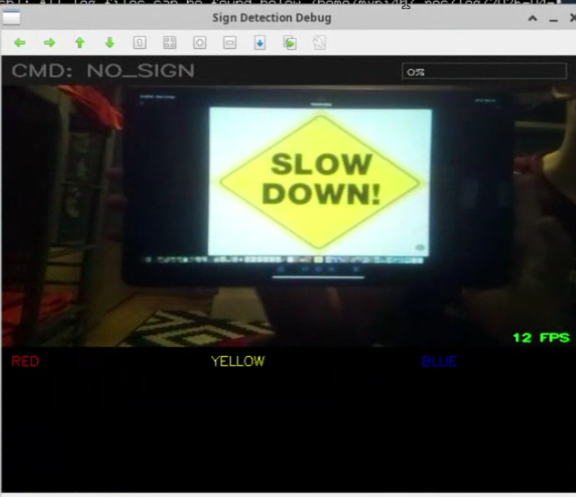
#> input picture src/perception/perception/nodes/SlowDown.png, 576 x 497 px, given in place of the camera
$ python test_sign_detection.py
#> lines starting #> are read from the running program, lines starting #| are printed output that depends on the picture; after the words box and inside, x2 and y2 are one past the last pixel; in counts of white or black regions, pixels touching at a corner belong together
import cv2
import numpy as np

# ═══════════════════════════════════════════════════════════
#  HSV Color Ranges - Adjust these if your room lighting varies
# ═══════════════════════════════════════════════════════════
RED_RANGES = [
    (np.array([0, 130, 110]), np.array([10, 255, 255])),
    (np.array([170, 120, 100]), np.array([180, 255, 255]))
]

def verify_hexagon_angles(approx):
    """Verify hexagonal/octagonal shape by checking internal angles"""
    if len(approx) < 6:
        return False

    angles = []
    for i in range(len(approx)):
        p1 = approx[i-1][0]
        p2 = approx[i][0]
        p3 = approx[(i+1) % len(approx)][0]

        v1 = p1 - p2
        v2 = p3 - p2

        norm_prod = (np.linalg.norm(v1) * np.linalg.norm(v2))
        if norm_prod == 0: continue

        cos_angle = np.dot(v1, v2) / (norm_prod + 1e-6)
        cos_angle = np.clip(cos_angle, -1.0, 1.0)
        angle = np.degrees(np.arccos(cos_angle))
        angles.append(angle)

    if not angles: return False

    angle_std = np.std(angles)
    angle_mean = np.mean(angles)

    # Octagon angles are typically ~135°, Hexagons ~120°.
    # We use a threshold to separate these from random noise.
    return angle_std < 25 and 100 < angle_mean < 145

def find_red_sign(frame):
    hsv = cv2.cvtColor(frame, cv2.COLOR_BGR2HSV)

    # Create Red Mask
    mask = np.zeros(hsv.shape[:2], dtype=np.uint8)
    for lo, hi in RED_RANGES:
        mask = cv2.bitwise_or(mask, cv2.inRange(hsv, lo, hi))

    # Morphological cleaning (Open then Close)
    kernel = np.ones((5, 5), np.uint8)
    mask = cv2.morphologyEx(mask, cv2.MORPH_OPEN, kernel)
    mask = cv2.morphologyEx(mask, cv2.MORPH_CLOSE, kernel)

    contours, _ = cv2.findContours(mask, cv2.RETR_EXTERNAL, cv2.CHAIN_APPROX_SIMPLE)

    for cnt in contours:
        area = cv2.contourArea(cnt)
        if area < 2500: continue # Adjust based on distance from camera

        peri = cv2.arcLength(cnt, True)
        # Using 0.02 epsilon to ensure we see actual corners
        approx = cv2.approxPolyDP(cnt, 0.02 * peri, True)
        verts = len(approx)

        # --- MASS FILTERS (The Circle Killers) ---
        # 1. Solidity: Ratio of area to convex hull area
        hull = cv2.convexHull(cnt)
        hull_area = cv2.contourArea(hull)
        solidity = area / hull_area if hull_area > 0 else 0

        # 2. Extent: Ratio of area to bounding rectangle area
        x, y, w, h = cv2.boundingRect(cnt)
        extent = area / (w * h) if (w * h) > 0 else 0

        # 3. Aspect Ratio: Road signs are roughly 1:1
        aspect_ratio = w / float(h)

        # Real-time data logging to terminal
        print(f"V:{verts} | S:{solidity:.2f} | E:{extent:.2f} | AR:{aspect_ratio:.2f}")

        # 4. FINAL DETECTION GATE
        # Octagons (STOP) have lower Solidity and higher Extent than Circles.
        if 0.8 <= aspect_ratio <= 1.2:
            if 0.80 < extent < 0.88 and solidity < 0.985:
                if 6 <= verts <= 10 and verify_hexagon_angles(approx):
                    # SUCCESS: Draw detection visual
                    cv2.drawContours(frame, [approx], -1, (0, 255, 0), 3)
                    cv2.putText(frame, "STOP DETECTED", (x, y-10),
                                cv2.FONT_HERSHEY_SIMPLEX, 0.8, (0, 255, 0), 2)
                    print(">>> [MATCH] STOP SIGN DETECTED")

    return frame, mask

def main():
    # Initialize Laptop Camera
    cap = cv2.VideoCapture(0)

    if not cap.isOpened():
        print("Error: Could not open camera.")
        return

    print("Camera running. Press 'q' to quit.")

    while True:
        ret, frame = cap.read()
#> frame is the input picture: shape (497, 576, 3); mean B, G, R 57.8, 65.7, 62.6
        if not ret: break

        # Optional: Flip if the image is mirrored
        frame = cv2.flip(frame, 1)
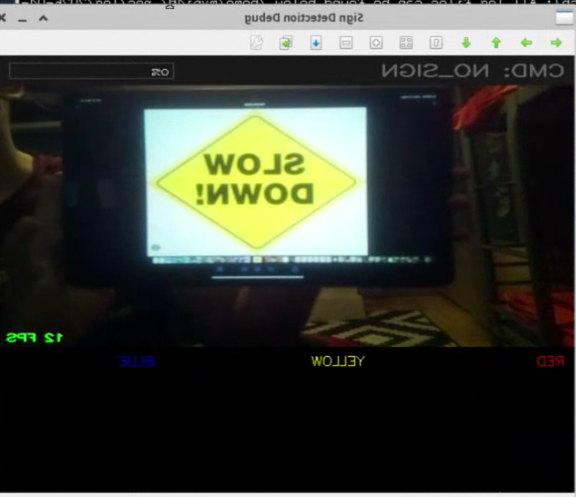
#> frame: shape (497, 576, 3); mean B, G, R 57.8, 65.7, 62.6

        processed_frame, debug_mask = find_red_sign(frame)
#> in find_red_sign, `hsv = cv2.cvtColor(frame, cv2.COLOR_BGR2HSV)`: hsv: shape (497, 576, 3); mean H, S, V 47.2, 69.2, 68.8
#> the loop in find_red_sign, `for lo, hi in RED_RANGES:` made 2 passes
#> pass 1, in find_red_sign, `mask = cv2.bitwise_or(mask, cv2.inRange(hsv, lo, hi))`:
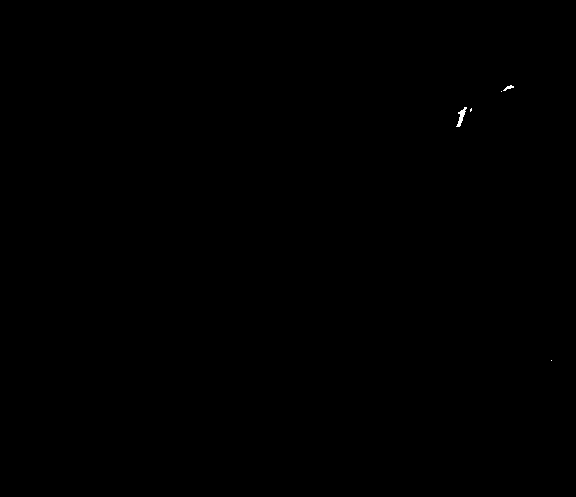
#> mask: shape (497, 576); 0.04% white; 5 white regions (3 under 20 px), largest, box (x1, y1, x2, y2) and area: (456, 107, 467, 127) 85, (503, 85, 514, 91) 29
#> in find_red_sign, `mask = cv2.morphologyEx(mask, cv2.MORPH_OPEN, kernel)`: mask: shape (497, 576); every value is 0
#> in find_red_sign, `contours, _ = cv2.findContours(mask, cv2.RETR_EXTERNAL, cv2.CHAIN_APPR..`: contours = []

        cv2.imshow("STOP Sign Detection", processed_frame)
        cv2.imshow("Red Channel Mask", debug_mask)

        if cv2.waitKey(1) & 0xFF == ord('q'):
#> (key q is pressed here)
            break

    cap.release()
    cv2.destroyAllWindows()

if __name__ == "__main__":
    main()

$ run again, on src/perception/perception/nodes/Stop.png
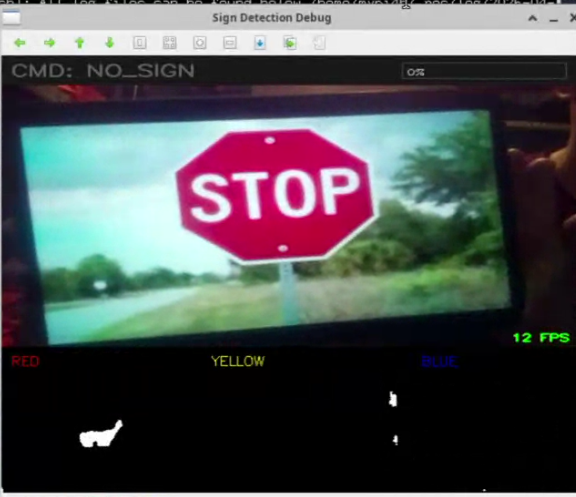
#> input picture src/perception/perception/nodes/Stop.png, 576 x 497 px, given in place of the camera
#> in main, frame is the input picture: shape (497, 576, 3); mean B, G, R 83.6, 82.3, 79.6
#> in main, `frame = cv2.flip(frame, 1)`:
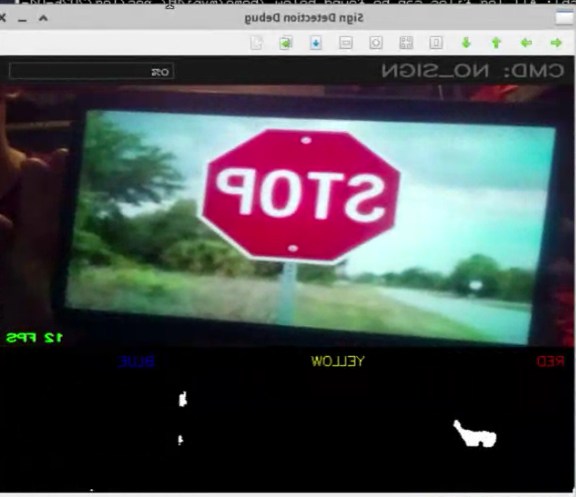
#> frame: shape (497, 576, 3); mean B, G, R 83.6, 82.3, 79.6
#> hsv: shape (497, 576, 3); mean H, S, V 64.8, 81.9, 95.9
#> in find_red_sign, `mask = cv2.morphologyEx(mask, cv2.MORPH_OPEN, kernel)`:
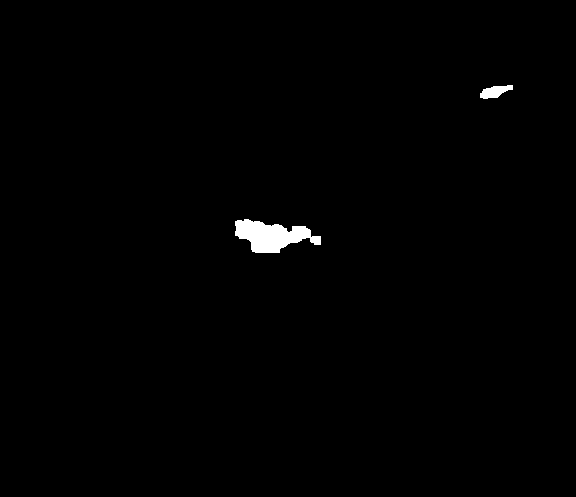
#> mask: shape (497, 576); 0.7% white; 2 white regions, box (x1, y1, x2, y2) and area: (235, 219, 321, 253) 1710, (480, 85, 513, 99) 281
#> contours = 2 contours; box (x1, y1, x2, y2) and area: (235, 219, 321, 253) 1610, (480, 85, 513, 99) 243
#> the loop in find_red_sign, `for cnt in contours:` made 2 passes
#> area on passes 1 to 2: 1610, 243

$ run again, on src/perception/perception/nodes/Turnn.png
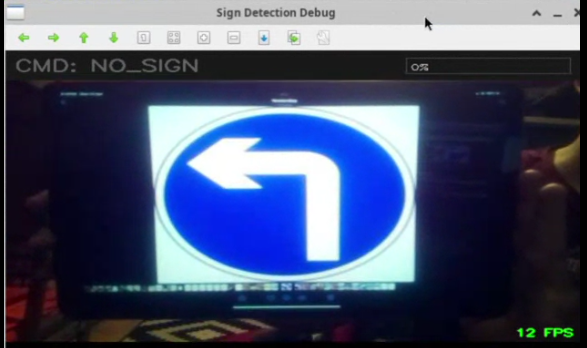
#> input picture src/perception/perception/nodes/Turnn.png, 587 x 348 px, given in place of the camera
#> in main, frame is the input picture: shape (348, 587, 3); mean B, G, R 111.1, 82, 72.7
#> in main, `frame = cv2.flip(frame, 1)`:
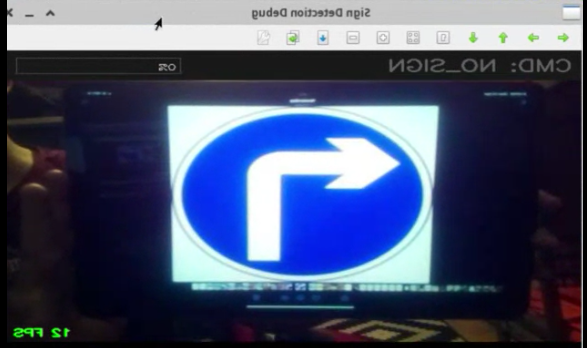
#> frame: shape (348, 587, 3); mean B, G, R 111.1, 82, 72.7
#> hsv: shape (348, 587, 3); mean H, S, V 91.1, 115.8, 113.2
#> contours = []
